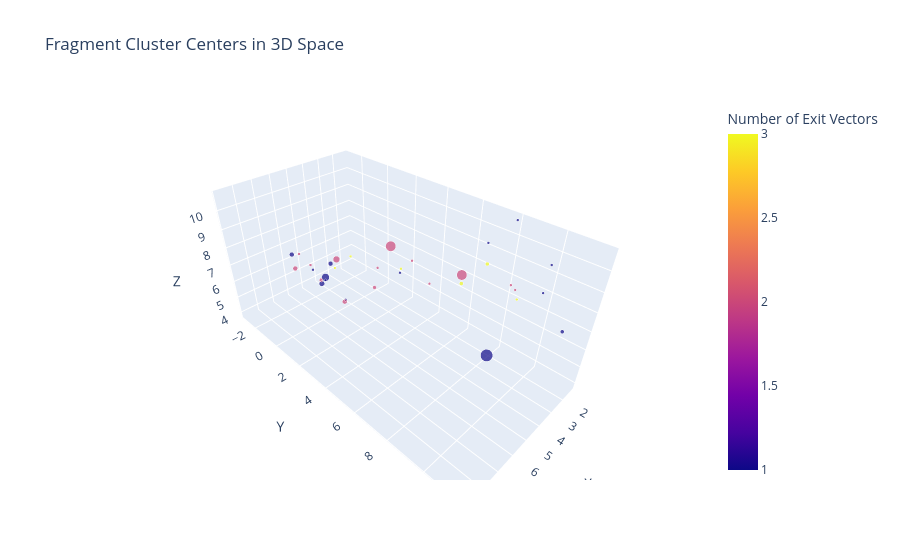

Notebook source saved alongside this figure:
### Code cell
# Import required packages for 3D plotting
import plotly.express as px
import plotly.graph_objects as go
import pandas as pd

# Extract centroids and create a DataFrame
centroids_data = []
for n_exits, clusters in clustered_fragments.items():
    for cluster_id, cluster in clusters.items():
        # Get centroid and average score for this cluster
        centroid = np.mean([frag['centroid'] for frag in cluster], axis=0)
        avg_score = np.mean([frag['score'] for frag in cluster])
        centroids_data.append({
            'x': centroid[0],
            'y': centroid[1], 
            'z': centroid[2],
            'n_exits': n_exits,
            'cluster_size': len(cluster),
            'cluster_id': cluster_id,
            'avg_score': avg_score
        })

df = pd.DataFrame(centroids_data)

# Create 3D scatter plot using plotly
fig = px.scatter_3d(df, 
                    x='x', y='y', z='z',
                    color='n_exits',
                    size='cluster_size', 
                    hover_data=['cluster_id', 'cluster_size'],
                    title='Fragment Cluster Centers in 3D Space',
                    labels={
                        'avg_score': 'Average Score',
                        'cluster_size': 'Cluster Size',
                        'n_exits': 'Number of Exit Vectors'
                    })

# Update layout for better visualization
fig.update_layout(
    scene = dict(
        xaxis_title='X',
        yaxis_title='Y',
        zaxis_title='Z'
    )
)

# Show interactive plot
fig.show()

### Figure 1 — Plotly figure (JSON) as saved in the notebook; plotly's stock layout.template omitted (floating-point values rounded to 4 significant figures)
{"data": [{"customdata": [[10, 2], [1, 20], [13, 1], [0, 4], [5, 3], [7, 1], [4, 8], [6, 1], [11, 1], [2, 3], [8, 1], [3, 1], [12, 1], [9, 1], [2, 2], [4, 1], [0, 2], [3, 1], [1, 1], [5, 1], [5, 14], [7, 2], [2, 14], [8, 1], [1, 6], [11, 2], [10, 1], [3, 3], [0, 3], [9, 1], [13, 1], [12, 1], [6, 1], [4, 1]], "hovertemplate": "x=%{x}<br>y=%{y}<br>z=%{z}<br>Cluster Size=%{customdata[1]}<br>cluster_id=%{customdata[0]}<br>Number of Exit Vectors=%{marker.color}<extra></extra>", "legendgroup": "", "marker": {"color": [1, 1, 1, 1, 1, 1, 1, 1, 1, 1, 1, 1, 1, 1, 3, 3, 3, 3, 3, 3, 2, 2, 2, 2, 2, 2, 2, 2, 2, 2, 2, 2, 2, 2], "coloraxis": "coloraxis", "size": [2, 20, 1, 4, 3, 1, 8, 1, 1, 3, 1, 1, 1, 1, 2, 1, 2, 1, 1, 1, 14, 2, 14, 1, 6, 2, 1, 3, 3, 1, 1, 1, 1, 1], "sizemode": "area", "sizeref": 0.05, "symbol": "circle"}, "mode": "markers", "name": "", "scene": "scene", "showlegend": false, "type": "scatter3d", "x": [3.116, 4.806, 4.417, 4.876, 8.794, 1.272, 6.177, 3.722, 2.54, 3.115, 2.407, 3.922, 7.478, 2.468, 2.615, 6.542, 3.901, 3.061, 6.649, 5.462, 5.528, 5.03, 3.718, 2.173, 6.611, 5.517, 5.523, 7.355, 5.395, 8.165, 3.786, 3.214, 8.594, 3.345], "y": [11.55, 9.482, 0.04883, -1.42, 2.427, 7.928, 0.8402, -2.694, 10.23, -2.85, 10.26, 3.744, 1.809, 7.42, 7.599, 2.168, 7.275, 9.448, 3.476, 5.276, 4.737, 3.133, 7.126, 8.613, 2.426, -0.5145, 3.916, 0.1335, 1.218, 1.948, 5.467, 9.378, 3.369, 3.966], "z": [8.005, 6.533, 4.176, 4.788, 9.954, 10.76, 6.885, 3.846, 8.848, 4.693, 10.1, 7.446, 8.355, 9.956, 9.066, 8.19, 8.53, 8.396, 9.404, 9.062, 9.952, 6.84, 8.808, 8.259, 8.79, 5.756, 8.524, 7.612, 5.18, 9.518, 7.589, 8.908, 9.788, 7.964]}], "layout": {"coloraxis": {"colorbar": {"title": {"text": "Number of Exit Vectors"}}, "colorscale": [[0, "#0d0887"], [0.1111, "#46039f"], [0.2222, "#7201a8"], [0.3333, "#9c179e"], [0.4444, "#bd3786"], [0.5556, "#d8576b"], [0.6667, "#ed7953"], [0.7778, "#fb9f3a"], [0.8889, "#fdca26"], [1, "#f0f921"]]}, "legend": {"itemsizing": "constant", "tracegroupgap": 0}, "scene": {"domain": {"x": [0, 1], "y": [0, 1]}, "xaxis": {"title": {"text": "X"}}, "yaxis": {"title": {"text": "Y"}}, "zaxis": {"title": {"text": "Z"}}}, "title": {"text": "Fragment Cluster Centers in 3D Space"}}}
